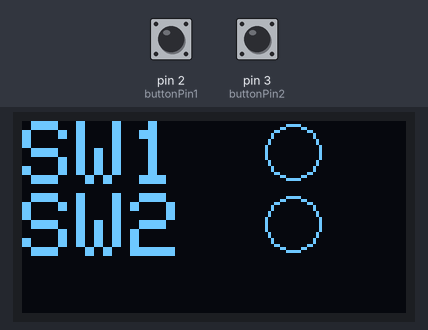
A sketch run on a simulated Arduino Uno, built with avr-gcc and run on an emulated ATmega328P. Parts: 128×64 one-colour display. The inputs (shaded band) are chosen by the test bench; at power-on: pin 2 (buttonPin1) HIGH, pin 3 (buttonPin2) HIGH.

Above: at 1.2 s.
1.3 s: pin 2 (buttonPin1) pulled LOW for 0.15 s
At 1.4 s:
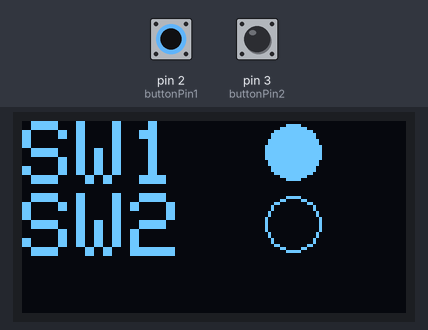
2.9 s: pin 3 (buttonPin2) pulled LOW for 0.15 s
At 3.03 s:
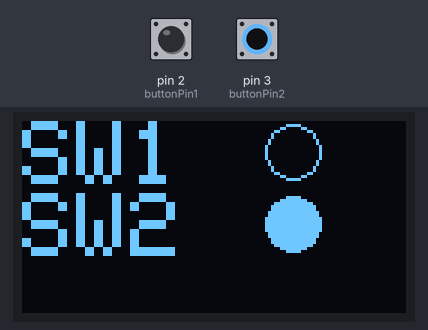
4.6 s: pin 3 (buttonPin2) pulled LOW for 3.2 s
9.3 s: pin 2 (buttonPin1) pulled LOW for 3.2 s
At 10.5 s:
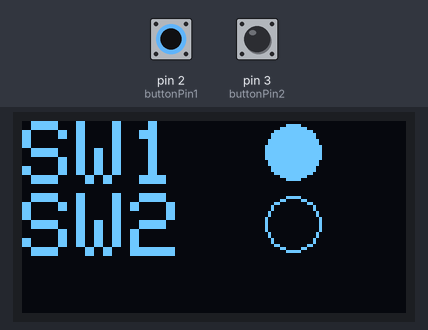
Timing chart, 0 to 12.3 s (numbered marks = the images above; inputs shaded):
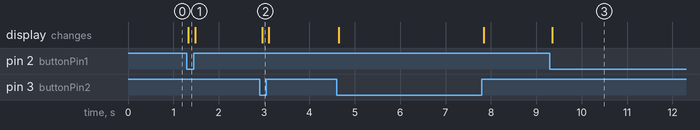

Measured:
- after the input at 1.3 s, the display: changes at once (image 1)
- after the input at 2.9 s, the display: changes after 0.06 s (image 2)
- after the input at 9.3 s, the display: changes after 0.05 s (image 3)

The sketch:

lab6ex1.ino
```cpp
#include <SPI.h>
#include <Wire.h>
#include <Adafruit_GFX.h>
#include <Adafruit_SSD1306.h>

const int buttonPin1 = 2;
const int buttonPin2 = 3;
int button1 = 0;
int button2 = 0;
#define SCREEN_WIDTH 128 // OLED display width, in pixels
#define SCREEN_HEIGHT 64 // OLED display height, in pixels
// Declaration for an SSD1306 display connected to I2C (SDA, SCL pins)
#define OLED_RESET     -1 // Reset pin # (or -1 if sharing Arduino reset pin)
Adafruit_SSD1306 display(SCREEN_WIDTH, SCREEN_HEIGHT, &Wire, OLED_RESET);
void setup() {
  Serial.begin(9600);
  pinMode(buttonPin1, INPUT_PULLUP);
  pinMode(buttonPin2, INPUT_PULLUP);
  display.begin(SSD1306_SWITCHCAPVCC, 0x3c); //initialize I2C addr 0x3c


}

void loop() {
  button1 = digitalRead(buttonPin1);
  button2 = digitalRead(buttonPin2);
  display.clearDisplay();
  display.setTextSize(3);
  display.setTextColor(WHITE);
  display.setCursor(0,0);
  display.println("SW1");
  display.drawCircle(90, 10, 9, WHITE); //x,y,radius,color
  display.println("SW2");
  display.drawCircle(90, 34, 9, WHITE); //x,y,radius,color

 if (button1 == 0)
 {
  display.fillCircle(90, 10, 9, WHITE);

 }

 if (button2 == 0)
 {
  display.fillCircle(90, 34, 9, WHITE);
 }
  display.display();
}
```
